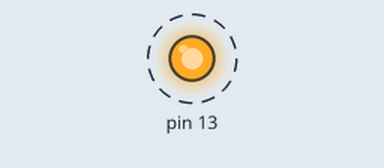
Simulated run of this sketch. Board: Arduino Uno, built with avr-gcc and run on an emulated ATmega328P. On the bench: output pins drawn as LEDs (lit = HIGH). Dashed ring = blinking.

Above: at 0.2 s.
Timing chart, 0 to 3.0 s (numbered marks = the images above):
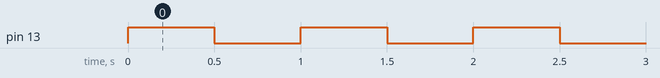

The sketch:

_01_bit_masking_w_arduino.ino
```cpp
/*
 * BLINK
 * From: https://www.linkedin.com/learning/c-programming-for-embedded-applications/bit-masking-with-arduino
 *
 * Motivation:
 * Manipulating bits in embedded systems impacts in memory economy,
 * always critical in embedded applications.
 * This sketch uses only 640 bytes (1%);
 * Compared without using bit manipulation
 * The Arduino Example > 01.Basics > Blink uses 924 bytes(2%).
 * occupying twice the space in the arduino's 32k-bytes memory
 *
 * Theory:
 * There are 3 main operation we can perform w/ bit manipulation:
 * 1- SET/CLEAR BITS
 * mask=0b00001000
 * byte = byte | mask;
 * byte = byte &~ mask;
 *
 * 2- READ BITS
 * mask=0b00001000
 * if(byte & mask)
 * // bit 3 is set
 * else
 * // bit 3 is clear
 *
 * 3-INVERT BITS
 * mask=0b00001000
 * byte = bite ^ mask
 *
 * Description:
 * Blinks an LED by bit Masking
 * The On board LED on The Arduino UNO is at PortB 5.
 *
 * Date: Sept/2020
*/

// Macro function providing a mask for a single bit
// This is not expesive at all because it happens at compile time
// So your target CPU will never know about this shifting
#define MASK(x) ((unsigned char)(1<<x))

void setup() {

DDRB |= MASK(5);
}


void loop() {

 // Setting & clearing bit 5 of PORTB of the Arduino Atmega328p Chip
 PORTB |= MASK(5);
 delay(500);
 PORTB &= ~MASK(5);
 delay(500);

}
```

Measured:
- by itself, pin 13: alternates HIGH for 0.50 s and LOW for 0.50 s
